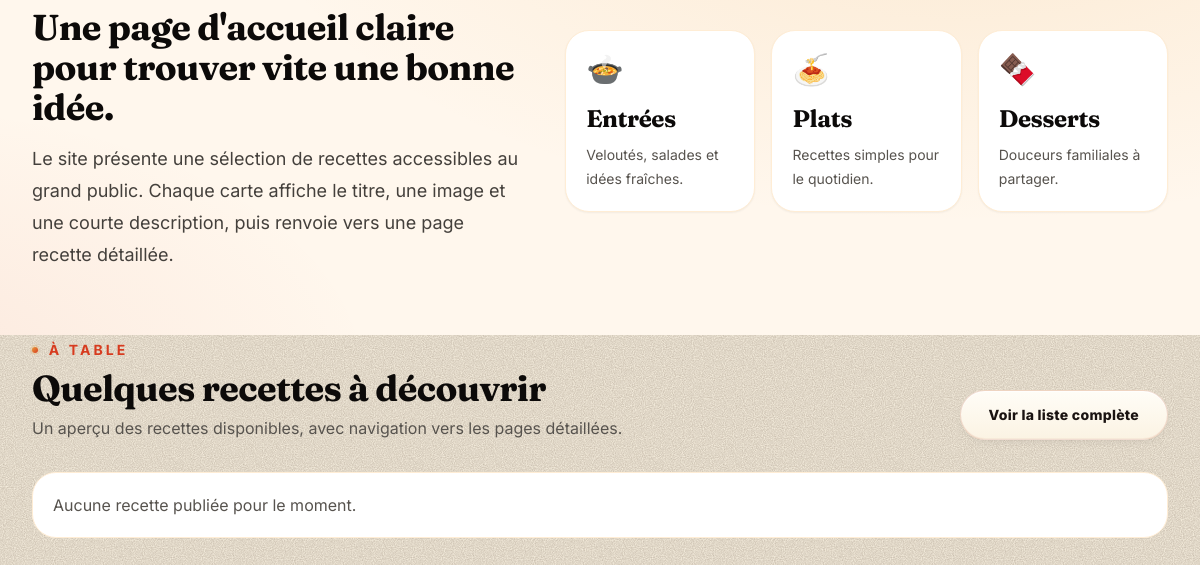
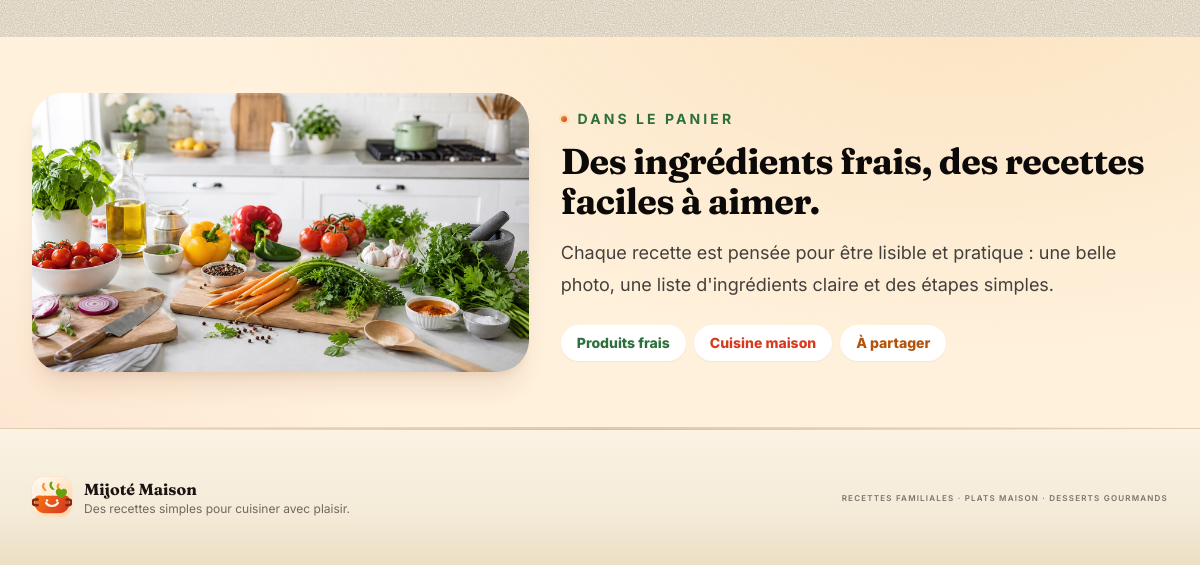
Before: / (lower part) with the older database file (2 pictures, top to bottom).
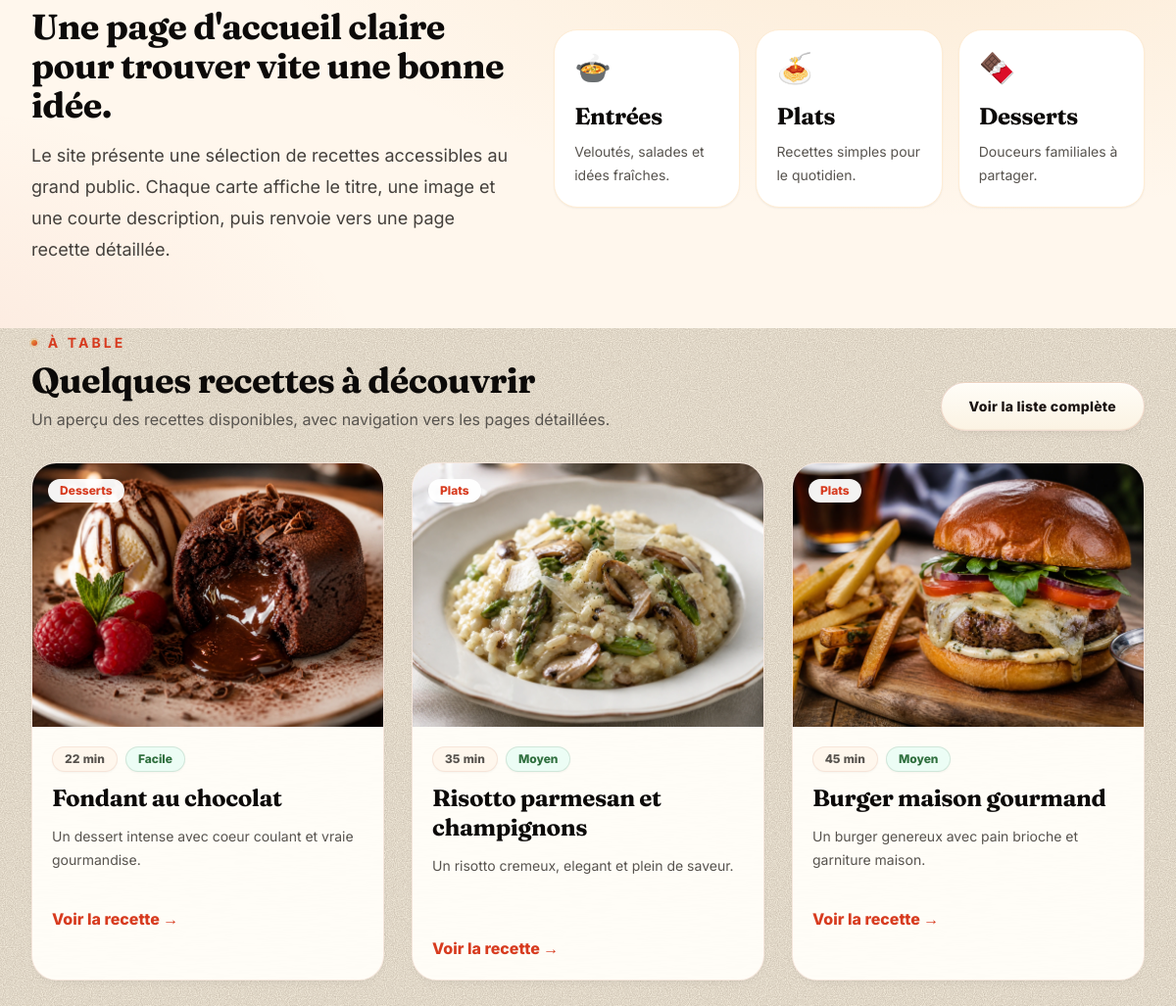
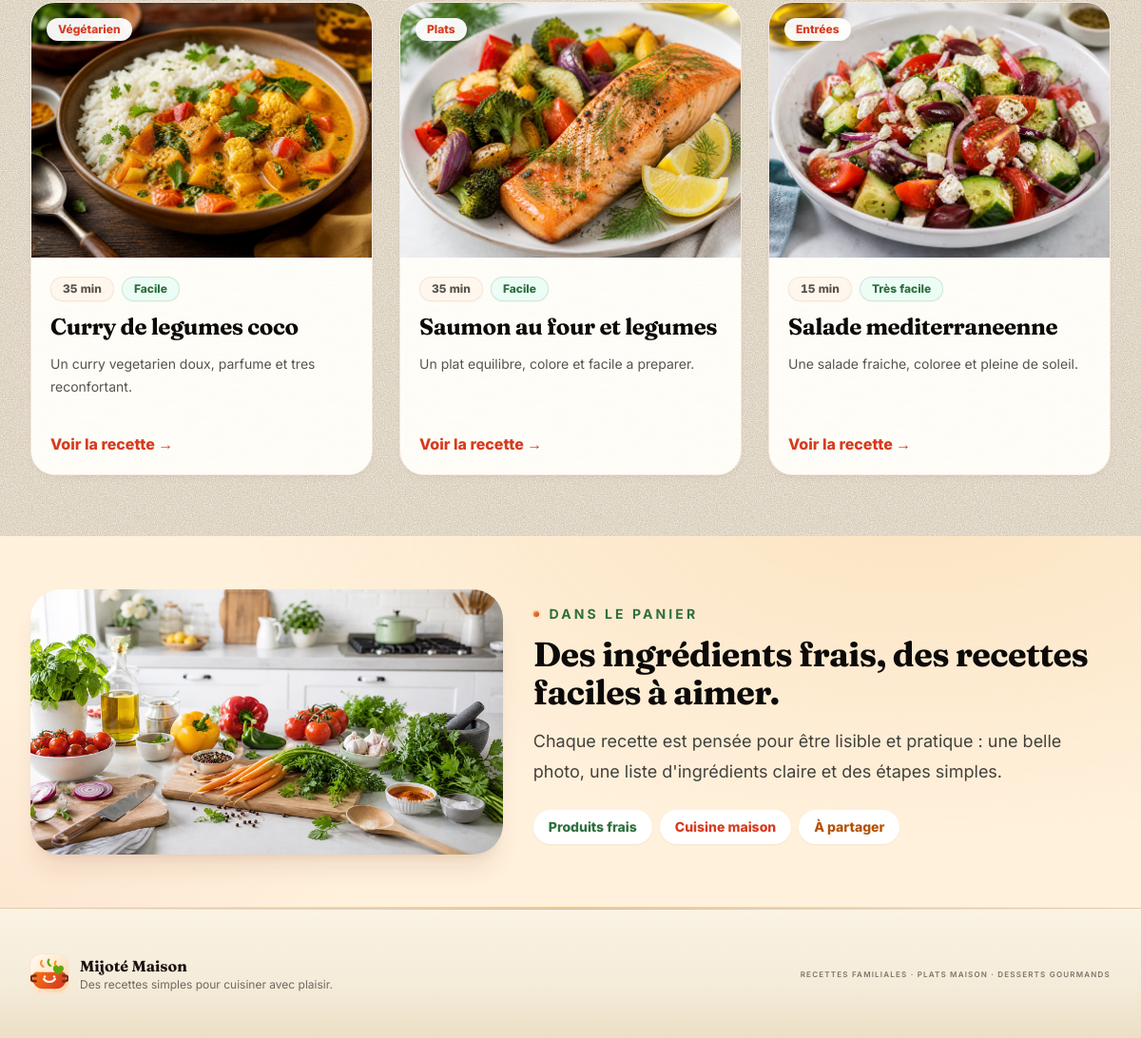
After: the same page with the newer database file (2 pictures, top to bottom).
### tables this page shows
CREATE TABLE IF NOT EXISTS recipes (
  id INT AUTO_INCREMENT PRIMARY KEY,
  title VARCHAR(150) NOT NULL,
  slug VARCHAR(180) NOT NULL UNIQUE,
  short_description VARCHAR(300) NOT NULL,
  description TEXT NOT NULL,
  ingredients TEXT NOT NULL,
  preparation_steps TEXT NOT NULL,
  image_path VARCHAR(255) NULL,
  category VARCHAR(40) NOT NULL DEFAULT 'plats',
  status ENUM('draft', 'published', 'archived') NOT NULL DEFAULT 'draft',
  published_at DATETIME NULL,
  view_count INT UNSIGNED NOT NULL DEFAULT 0,
  created_at DATETIME NOT NULL DEFAULT CURRENT_TIMESTAMP,
  updated_at DATETIME NOT NULL DEFAULT CURRENT_TIMESTAMP ON UPDATE CURRENT_TIMESTAMP,
  INDEX idx_recipes_slug (slug),
  INDEX idx_recipes_public (status, category, published_at)
);

### app/config/database.php (called while the page is built, shortened)
<?php
function db(): PDO
{
    $host = env_value('DB_HOST', '127.0.0.1');
    $port = env_value('DB_PORT', '3306');
    $name = env_value('DB_NAME', 'secure_recipes_greta92');
    $user = env_value('DB_USER', 'root');
    $password = env_value('DB_PASSWORD', '');
    $dsn = "mysql:host={$host};port={$port};dbname={$name};charset=utf8mb4";
    $pdo = new PDO($dsn, (string) $user, (string) $password, [
        PDO::ATTR_ERRMODE => PDO::ERRMODE_EXCEPTION,
        PDO::ATTR_DEFAULT_FETCH_MODE => PDO::FETCH_ASSOC,
        PDO::ATTR_EMULATE_PREPARES => false,
    ]);
    return $pdo;
}

### app/repositories/RecipeRepository.php (called while the page is built, shortened)
<?php
final class RecipeRepository
{
    public function latest(int $limit = 5): array
    {
        $stmt = $this->pdo->prepare("SELECT * FROM recipes WHERE status = 'published' ORDER BY published_at DESC, created_at DESC, id DESC LIMIT :limit");
        $stmt->bindValue(':limit', $limit, PDO::PARAM_INT);
        $stmt->execute();
        return $stmt->fetchAll();
    }
}

### public/index.php (the view, shortened to what the changed rows need)
<?php
require_once BASE_PATH . '/app/config/database.php';
require_once BASE_PATH . '/app/repositories/RecipeRepository.php';
$recipes = [];
$dbError = null;
try {
    $repo = new RecipeRepository(db());
    $recipes = $repo->latest(6);
} catch (Throwable $exception) {
    $dbError = 'Impossible de charger les recettes pour le moment.';
}
?>
<section class="bg-cream py-16">
    <div class="mx-auto grid max-w-7xl gap-10 px-4 sm:px-6 lg:grid-cols-[.9fr_1.1fr] lg:items-center lg:px-8">
        <div>
            <h2 class="mt-3 font-serif text-4xl font-bold text-stone-950">Une page d'accueil claire pour trouver vite une bonne idée.</h2>
        </div>
    </div>
</section>
<section id="apercu-recettes" class="mx-auto max-w-7xl px-4 pb-16 sm:px-6 lg:px-8">
    <div class="mb-8 flex flex-col gap-3 sm:flex-row sm:items-end sm:justify-between">
        <div>
            <h2 class="mt-2 font-serif text-4xl font-bold text-stone-950">Quelques recettes à découvrir</h2>
        </div>
        <a class="btn-secondary" href="/recettes">Voir la liste complète</a>
    </div>
    <?php if ($dbError): ?>
        <div class="rounded-3xl border border-amber-200 bg-amber-50 p-5 text-amber-900"><?= e($dbError) ?></div>
    <?php elseif (!$recipes): ?>
        <div class="rounded-3xl border border-orange-100 bg-white p-5 text-stone-600">Aucune recette publiée pour le moment.</div>
    <?php else: ?>
        <div class="grid gap-7 sm:grid-cols-2 lg:grid-cols-3">
            <?php foreach ($recipes as $recipe): ?>
                <?php $meta = recipe_public_meta($recipe['slug'] ?? null); ?>
                <article class="group overflow-hidden rounded-[1.6rem] border border-orange-100 bg-white shadow-sm transition hover:-translate-y-1 hover:shadow-xl hover:shadow-orange-900/10">
                    <a href="<?= e(recipe_url((string) $recipe['slug'])) ?>" class="block">
                        <div class="relative">
                            <img class="aspect-[4/3] w-full object-cover transition duration-500 group-hover:scale-105" src="<?= e(recipe_image_url($recipe['image_path'])) ?>" alt="">
                            <span class="absolute left-4 top-4 rounded-full bg-white/95 px-3 py-1 text-xs font-extrabold text-tomato shadow-sm"><?= e(recipe_category_label($recipe['category'] ?? null)) ?></span>
                        </div>
                        <div class="p-5">
                            <div class="mb-3 flex flex-wrap gap-2 text-xs font-extrabold text-stone-600">
                                <span class="rounded-full bg-orange-50 px-3 py-1"><?= e($meta['time']) ?></span>
                                <span class="rounded-full bg-emerald-50 px-3 py-1 text-herb"><?= e($meta['level']) ?></span>
                            </div>
                            <h3 class="font-serif text-2xl font-bold leading-tight text-stone-950"><?= e($recipe['title']) ?></h3>
                            <p class="mt-3 min-h-16 text-sm leading-6 text-stone-600"><?= e($recipe['short_description']) ?></p>
                            <span class="mt-5 inline-flex font-extrabold text-tomato">Voir la recette →</span>
                        </div>
                    </a>
                </article>
            <?php endforeach; ?>
        </div>
    <?php endif; ?>
</section>
<section class="bg-[#fff1dc] py-14">
    <div class="mx-auto grid max-w-7xl gap-8 px-4 sm:px-6 lg:grid-cols-[.9fr_1.1fr] lg:items-center lg:px-8">
        <div>
            <h2 class="mt-3 font-serif text-4xl font-bold text-stone-950">Des ingrédients frais, des recettes faciles à aimer.</h2>
        </div>
    </div>
</section>

Changed rows visible on the page:
now on this page (row edited): recipes: image_path (picture), category "Desserts", slug "22 min", slug "Facile", title "Fondant au chocolat", short_description "Un dessert intense avec coeur coulant et vraie gourmandise."
now on this page (row edited): recipes: image_path (picture), category "Plats", slug "35 min", slug "Moyen", title "Risotto parmesan et champignons", short_description "Un risotto cremeux, elegant et plein de saveur."
now on this page (row edited): recipes: image_path (picture), category "Plats", slug "45 min", slug "Moyen", title "Burger maison gourmand", short_description "Un burger genereux avec pain brioche et garniture maison."
now on this page (row edited): recipes: image_path (picture), category "Végétarien", slug "35 min", slug "Facile", title "Curry de legumes coco", short_description "Un curry vegetarien doux, parfume et tres reconfortant."
now on this page (row edited): recipes: image_path (picture), category "Plats", slug "35 min", slug "Facile", title "Saumon au four et legumes", short_description "Un plat equilibre, colore et facile a preparer."
now on this page (row edited): recipes: image_path (picture), category "Entrées", slug "15 min", slug "Très facile", title "Salade mediterraneenne", short_description "Une salade fraiche, coloree et pleine de soleil."
Other visible differences:
text no longer shown: "Aucune recette publiée pour le moment."
